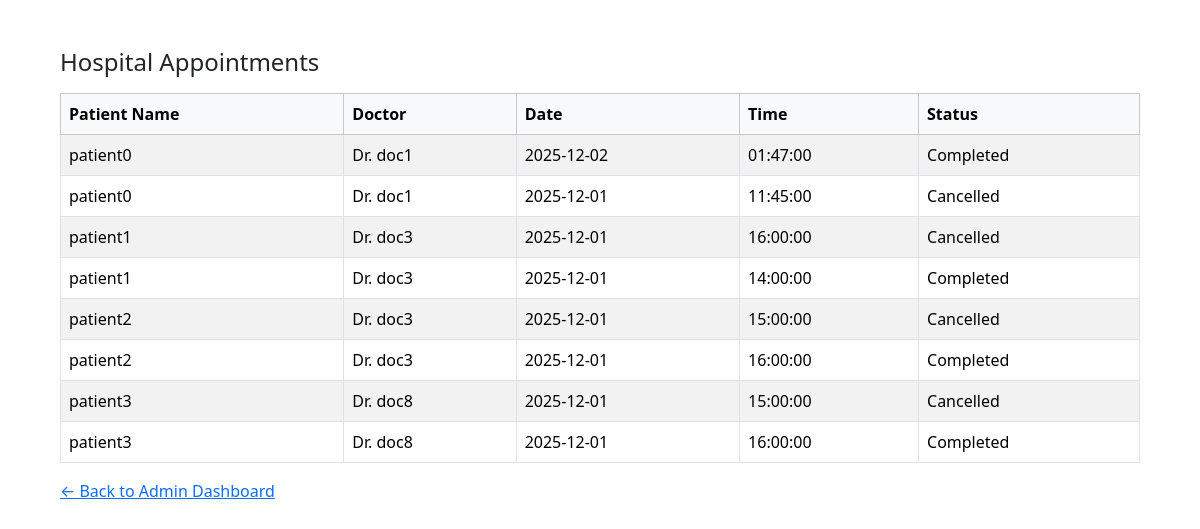
/admin/appointments (signed in), run on the app's committed database.
### app/models.py (models this page shows, shortened)
class Appointment(db.Model):
    __tablename__ = "appointment"
    id = db.Column(db.Integer, primary_key=True)
    patient_id = db.Column(db.Integer, db.ForeignKey("user.id"), nullable=False)
    doctor_id = db.Column(db.Integer, db.ForeignKey("user.id"), nullable=False)
    date = db.Column(db.Date, nullable=False)
    time = db.Column(db.Time, nullable=False)
    status = db.Column(db.String(20), default="Booked")
    created_at = db.Column(db.DateTime, default=datetime.utcnow)
    patient = db.relationship(
        "User",
        foreign_keys=[patient_id],
        backref="appointments_as_patient"
    )
    doctor = db.relationship(
        "User",
        foreign_keys=[doctor_id],
        backref="appointments_as_doctor"
    )

class User(UserMixin, db.Model):
    __tablename__ = "user"
    id = db.Column(db.Integer, primary_key=True)
    name = db.Column(db.String(120), nullable=False)
    email = db.Column(db.String(120), unique=True, nullable=False)
    role = db.Column(db.String(20), nullable=False)
    password_hash = db.Column(db.String(128), nullable=False)
    active = db.Column(db.Boolean, default=True)
    created_at = db.Column(db.DateTime, default=datetime.utcnow)

### app/routes.py (the view)
@main.route("/admin/appointments")
@login_required
def admin_appointments():
    if current_user.role != "admin":
        return redirect(url_for("main.index"))
    appointments = Appointment.query.order_by(
        Appointment.date.desc()
    ).all()
    return render_template("admin_appointments.html", appointments=appointments)

### app/__init__.py (called while the page is built)
@login_manager.user_loader
def load_user(user_id):
    from app.models import User
    return User.query.get(int(user_id))

### app/templates/admin_appointments.html (shortened to what this page needs)
<!DOCTYPE html>
<html>
<head>
    <link href="https://cdn.jsdelivr.net/npm/bootstrap@5.3.2/dist/css/bootstrap.min.css" rel="stylesheet">
</head>
<body class="p-5">
<div class="container">
    <h4 class="mb-3">Hospital Appointments</h4>
    {% if appointments %}
    <table class="table table-bordered table-striped">
        <thead class="table-light">
            <tr>
                <th>Patient Name</th>
                <th>Doctor</th>
                <th>Date</th>
                <th>Time</th>
                <th>Status</th>
            </tr>
        </thead>
        <tbody>
        {% for a in appointments %}
            <tr>
                <td>{{ a.patient.name }}</td>
                <td>Dr. {{ a.doctor.name }}</td>
                <td>{{ a.date }}</td>
                <td>{{ a.time }}</td>
                <td>{{ a.status }}</td>
            </tr>
        {% endfor %}
        </tbody>
    </table>
    {% else %}
        <p class="text-muted">No appointments found in the system.</p>
    {% endif %}
    <div class="mt-3">
        <a href="{{ url_for('main.admin_dashboard') }}">← Back to Admin Dashboard</a>
    </div>
</div>
</body>
</html>

### data on the page
Appointment: patient.name "patient0", doctor.name "doc1", date "2025-12-02", time "01:47:00", status "Completed"
Appointment: patient.name "patient0", doctor.name "doc1", date "2025-12-01", time "11:45:00", status "Cancelled"
Appointment: patient.name "patient1", doctor.name "doc3", date "2025-12-01", time "16:00:00", status "Cancelled"
Appointment: patient.name "patient1", doctor.name "doc3", date "2025-12-01", time "14:00:00", status "Completed"
Appointment: patient.name "patient2", doctor.name "doc3", date "2025-12-01", time "15:00:00", status "Cancelled"
Appointment: patient.name "patient2", doctor.name "doc3", date "2025-12-01", time "16:00:00", status "Completed"
Appointment: patient.name "patient3", doctor.name "doc8", date "2025-12-01", time "15:00:00", status "Cancelled"
Appointment: patient.name "patient3", doctor.name "doc8", date "2025-12-01", time "16:00:00", status "Completed"
